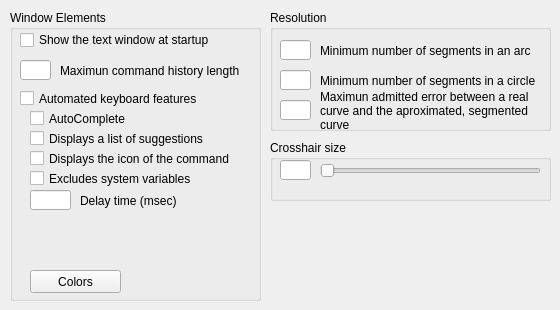
            <widget class="QWidget" name="DisplayTab">
                <attribute name="title">
                    <string>Display</string>
                </attribute>
                <widget class="QGroupBox" name="groupBox">
                    <property name="geometry">
                        <rect>
                            <x>10</x>
                            <y>10</y>
                            <width>251</width>
                            <height>291</height>
                        </rect>
                    </property>
                    <property name="title">
                        <string>Window Elements</string>
                    </property>
                    <widget class="QPushButton" name="Button_TextWindowColor">
                        <property name="geometry">
                            <rect>
                                <x>20</x>
                                <y>260</y>
                                <width>91</width>
                                <height>23</height>
                            </rect>
                        </property>
                        <property name="toolTip">
                            <string>Displays the Drawing Window Colors dialog box.</string>
                        </property>
                        <property name="text">
                            <string>Colors</string>
                        </property>
                    </widget>
                    <widget class="QCheckBox" name="checkBox_INPUTSEARCHOPTIONS_AUTOCOMPLETE">
                        <property name="geometry">
                            <rect>
                                <x>20</x>
                                <y>100</y>
                                <width>211</width>
                                <height>17</height>
                            </rect>
                        </property>
                        <property name="toolTip">
                            <string>Automatically appends suggestions as each keystroke is entered after the second
                                keystroke (system variable INPUTSEARCHOPTIONS).
                            </string>
                        </property>
                        <property name="text">
                            <string>AutoComplete</string>
                        </property>
                    </widget>
                    <widget class="QCheckBox" name="checkBox_SHOWTEXTWINDOW">
                        <property name="geometry">
                            <rect>
                                <x>10</x>
                                <y>20</y>
                                <width>231</width>
                                <height>20</height>
                            </rect>
                        </property>
                        <property name="toolTip">
                            <string>Show the text window at startup (system variable SHOWTEXTWINDOW).</string>
                        </property>
                        <property name="text">
                            <string>Show the text window at startup</string>
                        </property>
                    </widget>
                    <widget class="QLabel" name="label_4">
                        <property name="geometry">
                            <rect>
                                <x>50</x>
                                <y>50</y>
                                <width>191</width>
                                <height>21</height>
                            </rect>
                        </property>
                        <property name="text">
                            <string>Maximun command history length</string>
                        </property>
                        <property name="wordWrap">
                            <bool>true</bool>
                        </property>
                    </widget>
                    <widget class="QLineEdit" name="lineEdit_CMDINPUTHISTORYMAX">
                        <property name="geometry">
                            <rect>
                                <x>10</x>
                                <y>50</y>
                                <width>31</width>
                                <height>20</height>
                            </rect>
                        </property>
                        <property name="toolTip">
                            <string>Sets the maximum number of previous input values that are stored for a prompt in a
                                command (system variable CMDINPUTHISTORYMAX).
                            </string>
                        </property>
                    </widget>
                    <widget class="QLineEdit" name="lineEdit_INPUTSEARCHDELAY">
                        <property name="geometry">
                            <rect>
                                <x>20</x>
                                <y>180</y>
                                <width>41</width>
                                <height>20</height>
                            </rect>
                        </property>
                        <property name="toolTip">
                            <string>&lt;html&gt;&lt;head/&gt;&lt;body&gt;&lt;p&gt;Controls the amount of time that
                                elapses before automated keyboard features display at the Command prompt.&lt;/p&gt;&lt;p&gt;Valid
                                values are real numbers from 100 to 10,000, which represent milliseconds.&lt;/p&gt;&lt;/body&gt;&lt;/html&gt;
                            </string>
                        </property>
                    </widget>
                    <widget class="QLabel" name="label_INPUTSEARCHDELAY">
                        <property name="geometry">
                            <rect>
                                <x>70</x>
                                <y>180</y>
                                <width>171</width>
                                <height>21</height>
                            </rect>
                        </property>
                        <property name="text">
                            <string>Delay time (msec)</string>
                        </property>
                        <property name="wordWrap">
                            <bool>true</bool>
                        </property>
                    </widget>
                    <widget class="QCheckBox" name="checkBox_INPUTSEARCHOPTIONS_ON">
                        <property name="geometry">
                            <rect>
                                <x>10</x>
                                <y>80</y>
                                <width>231</width>
                                <height>17</height>
                            </rect>
                        </property>
                        <property name="toolTip">
                            <string>Turns on/off all automated keyboard features when typing at the Command prompt
                                (system variable INPUTSEARCHOPTIONS).
                            </string>
                        </property>
                        <property name="text">
                            <string>Automated keyboard features</string>
                        </property>
                    </widget>
                    <widget class="QCheckBox" name="checkBox_INPUTSEARCHOPTIONS_DISPLAY_LIST">
                        <property name="geometry">
                            <rect>
                                <x>20</x>
                                <y>120</y>
                                <width>211</width>
                                <height>17</height>
                            </rect>
                        </property>
                        <property name="toolTip">
                            <string>Displays a list of suggestions as keystrokes are entered (system variable
                                INPUTSEARCHOPTIONS).
                            </string>
                        </property>
                        <property name="text">
                            <string>Displays a list of suggestions</string>
                        </property>
                    </widget>
                    <widget class="QCheckBox" name="checkBox_INPUTSEARCHOPTIONS_DISPLAY_ICON">
                        <property name="geometry">
                            <rect>
                                <x>20</x>
                                <y>140</y>
                                <width>211</width>
                                <height>17</height>
                            </rect>
                        </property>
                        <property name="toolTip">
                            <string>Displays the icon of the command or system variable, if available (system variable
                                INPUTSEARCHOPTIONS).
                            </string>
                        </property>
                        <property name="text">
                            <string>Displays the icon of the command</string>
                        </property>
                    </widget>
                    <widget class="QCheckBox" name="checkBox_INPUTSEARCHOPTIONS_EXCLUDE_SYS_VAR">
                        <property name="geometry">
                            <rect>
                                <x>20</x>
                                <y>160</y>
                                <width>211</width>
                                <height>17</height>
                            </rect>
                        </property>
                        <property name="toolTip">
                            <string>Excludes the display of system variables (system variable INPUTSEARCHOPTIONS).
                            </string>
                        </property>
                        <property name="text">
                            <string>Excludes system variables</string>
                        </property>
                    </widget>
                </widget>
                <widget class="QGroupBox" name="groupBox_2">
                    <property name="geometry">
                        <rect>
                            <x>270</x>
                            <y>10</y>
                            <width>281</width>
                            <height>121</height>
                        </rect>
                    </property>
                    <property name="title">
                        <string>Resolution</string>
                    </property>
                    <widget class="QLineEdit" name="lineEdit_ARCMINSEGMENTQTY">
                        <property name="geometry">
                            <rect>
                                <x>10</x>
                                <y>30</y>
                                <width>31</width>
                                <height>20</height>
                            </rect>
                        </property>
                        <property name="toolTip">
                            <string>Minimum number of segments to approximate an arc (system variable
                                ARCMINSEGMENTQTY).
                            </string>
                        </property>
                    </widget>
                    <widget class="QLabel" name="label">
                        <property name="geometry">
                            <rect>
                                <x>50</x>
                                <y>30</y>
                                <width>221</width>
                                <height>21</height>
                            </rect>
                        </property>
                        <property name="text">
                            <string>Minimum number of segments in an arc</string>
                        </property>
                        <property name="wordWrap">
                            <bool>true</bool>
                        </property>
                    </widget>
                    <widget class="QLabel" name="label_2">
                        <property name="geometry">
                            <rect>
                                <x>50</x>
                                <y>60</y>
                                <width>221</width>
                                <height>21</height>
                            </rect>
                        </property>
                        <property name="toolTip">
                            <string>Minimum number of segments to approximate a circle (system variable
                                CIRCLEMINSEGMENTQTY).
                            </string>
                        </property>
                        <property name="text">
                            <string>Minimum number of segments in a circle</string>
                        </property>
                        <property name="wordWrap">
                            <bool>true</bool>
                        </property>
                    </widget>
                    <widget class="QLineEdit" name="lineEdit_CIRCLEMINSEGMENTQTY">
                        <property name="geometry">
                            <rect>
                                <x>10</x>
                                <y>60</y>
                                <width>31</width>
                                <height>20</height>
                            </rect>
                        </property>
                        <property name="toolTip">
                            <string>Minimum number of segments to approximate a circle (system variable
                                CIRCLEMINSEGMENTQTY).
                            </string>
                        </property>
                    </widget>
                    <widget class="QLineEdit" name="lineEdit_TOLERANCE2APPROXCURVE">
                        <property name="geometry">
                            <rect>
                                <x>10</x>
                                <y>90</y>
                                <width>31</width>
                                <height>20</height>
                            </rect>
                        </property>
                        <property name="toolTip">
                            <string>Maximum error approximating a curve to segments (system variable
                                TOLERANCE2APPROXCURVE).
                            </string>
                        </property>
                    </widget>
                    <widget class="QLabel" name="label_3">
                        <property name="geometry">
                            <rect>
                                <x>50</x>
                                <y>80</y>
                                <width>221</width>
                                <height>41</height>
                            </rect>
                        </property>
                        <property name="text">
                            <string>Maximun admitted error between a real curve and the aproximated, segmented curve
                            </string>
                        </property>
                        <property name="wordWrap">
                            <bool>true</bool>
                        </property>
                    </widget>
                </widget>
                <widget class="QGroupBox" name="groupBox_3">
                    <property name="geometry">
                        <rect>
                            <x>270</x>
                            <y>140</y>
                            <width>281</width>
                            <height>61</height>
                        </rect>
                    </property>
                    <property name="title">
                        <string>Crosshair size</string>
                    </property>
                    <widget class="QLineEdit" name="lineEdit_CURSORSIZE">
                        <property name="geometry">
                            <rect>
                                <x>10</x>
                                <y>20</y>
                                <width>31</width>
                                <height>20</height>
                            </rect>
                        </property>
                        <property name="toolTip">
                            <string>Determines the size of the crosshair as a percentage of the screen size (system
                                variable CURSORSIZE).
                            </string>
                        </property>
                    </widget>
                    <widget class="QSlider" name="horizontalSlider_CURSORSIZE">
                        <property name="geometry">
                            <rect>
                                <x>50</x>
                                <y>20</y>
                                <width>221</width>
                                <height>22</height>
                            </rect>
                        </property>
                        <property name="toolTip">
                            <string>Determines the size of the crosshair as a percentage of the screen size (system
                                variable CURSORSIZE).
                            </string>
                        </property>
                        <property name="orientation">
                            <enum>Qt::Horizontal</enum>
                        </property>
                    </widget>
                </widget>
            </widget>
